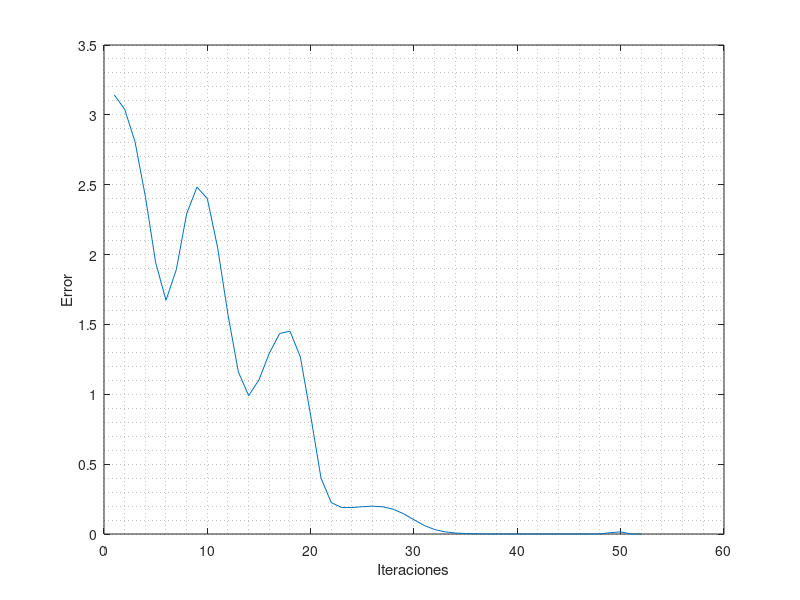

The MATLAB source for this figure:
%%% Autor: Francisco Rossi
%%% Materia: 86.54 - Redes Neuronales, Facultad de Ingeniería (U.B.A)
%%% +-+-+-+-+ +-+ +-+ +-+-+-+-+-+-+-+-+-+ +-+
%%% |G|U|I|A| |2| |-| |E|J|E|R|C|I|C|I|O| |2|
%%% +-+-+-+-+ +-+ +-+ +-+-+-+-+-+-+-+-+-+ +-+
%%% Implementacion de un Perceptron Multicapa XOR de 2 entradas

% Cleaning
clear all;
close all;
clc

%% XOR 2 entradas
eta = 0.015; % cte de aprendizaje
mu = 0; % media de las Normales estandares utilizadas para inicializar
var = 0.5; % varianza de las Normales estandares utilizadas para inicializar
E_max = 1e-6; % error maximo aceptable
N = 4; % cantidad de neuronas x capa
size_X = 2; % cantidad de entradas
k = 1;
X = [-1,-1;1,-1;-1,1;1,1];% vector de entrada
V_d = [-1;1;1;-1]; % Salida deseada

% Inicializacion de las variables
E = 1; % para entrar al while una vez
V4 = zeros(4,1);

% Pesos sinapticos iniciales
W_10 = normrnd(0,1,N,size_X); 
W_21 = normrnd(mu,var,N,N); 
W_32 = normrnd(mu,var,N,N);
W_43 = normrnd(mu,var,1,N);

%defino los bias
b_10 = normrnd(mu,var,N,1);
b_21 = normrnd(mu,var,N,1);
b_32 = normrnd(mu,var,N,1);
b_43 = normrnd(mu,var,1,1);

%Inicializo los deltas
delta4 = zeros(1,1);
delta3 = zeros(N,1);
delta2 = zeros(N,1);
delta1 = zeros(N,1);

dW_43 = zeros(1,N);
dW_32 = zeros(N,N);
dW_21 = zeros(N,N);
dW_10 = zeros(N,size_X);

db_43 = zeros(1,1);
db_32 = zeros(N,1);
db_21 = zeros(N,1);
db_10 = zeros(N,1);

while (E > E_max)
    
    for i = randperm(length(X)) 
        % foward
        % out 1 capa
        h1 = W_10*X(i,:)' + b_10;
        V1 = tanh(h1); 
        % out 2 capa
        h2 =  W_21*V1 + b_21;
        V2 = tanh(h2) ;
        % out 3 capa
        h3 = W_32*V2 + b_32;
        V3 = tanh(h3) ;
        % out final
        h4 = W_43*V3 + b_43;
        V4(i) = tanh(h4);
        %pause()

        % back propagation
            
        delta4 = (1 - tanh(h4).^2)*(V_d(i)-V4(i));
        % deltas vectoriales
        delta3 = (1 - tanh(h3).^2).*(W_43'*delta4);
        delta2 = (1 - tanh(h2).^2).*(W_32'*delta3);
        delta1 = (1 - tanh(h1).^2).*(W_21'*delta2);
        
        %Deltas_W
        %capa 4
        
        dW_43 = dW_43 + eta*delta4*V3';
        db_43 = db_43 + eta*delta4; 
        %capa 3
        dW_32 = dW_32 + eta*delta3*V2';
        db_32 = db_32 + eta*delta3;
        %capa 2
        dW_21 = dW_21 + eta*delta2*V1';
        db_21 = db_21 + eta*delta2;
        %capa 1
        dW_10 = dW_10 + eta*delta1*X(i,:);
        db_10 = db_10 + eta*delta1;    
    end
    % acutalizo los pesos
    W_43 = W_43 + dW_43;
    W_32 = W_32 + dW_32;
    W_21 = W_21 + dW_21;
    W_10 = W_10 + dW_10;

    b_43 = b_43 + db_43;
    b_32 = b_32 + db_32;
    b_21 = b_21 + db_21;
    b_10 = b_10 + db_10;
    % computo el error para esta iteracion
    E= 1/2*sum((V_d - V4).^2);
    E_vec(k) = E;
    k= k + 1;
end

V4
E

%%

figure()
plot(1:k-1,E_vec)
xlabel("Iteraciones")
ylabel("Error")
grid minor
